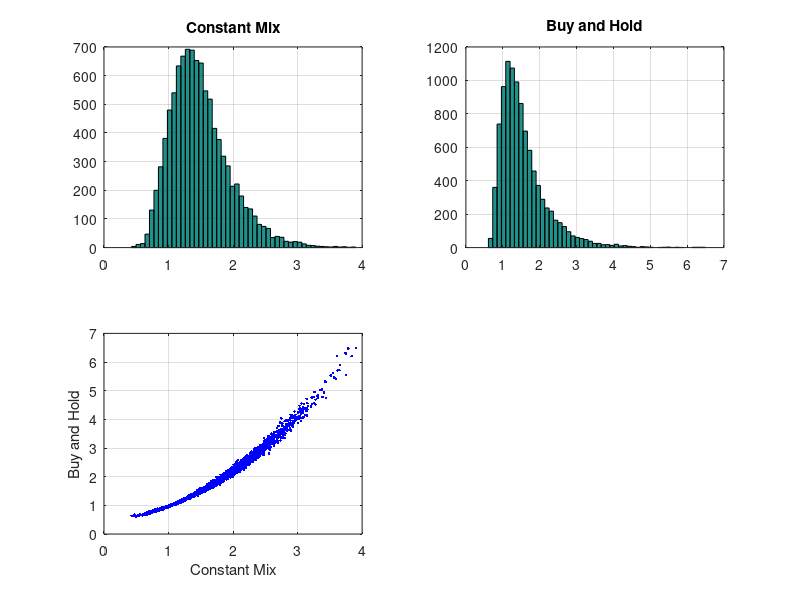

The MATLAB script that drew this image:
%We want to test two possible rebalancing strategies for our portfolio.
%Specifically we want to see if the choice of constant mix vs buy and hold
%produce a significantly diferent return pattern.


%We consider two asset (one high risk, the other low risk)


mr=[0.02 0.003];
sd=[0.1 0.01];
co=0.2;



cm=[1 co;co 1];
covar=corr2cov(sd,cm);

%We use a montecarlo approach to run this simulation considering k random
%iterations

k=10000;
t=36;

%We assume that the assets are jointly normally dsitributed and in each
%random iteration we generate a random series of 12 montly returns
ris=zeros(k,2);
for i=1:k
    %We run a multivariate normal random number generation
    r=mvnrnd(mr,covar,t);
    
    %We initialize the intial portfolio composition of the BH portfolio
    pbh=[0.5 0.5];
    
    %We initialize the portfolio returns vectors
    rcm=zeros(t,1);
    rbh=zeros(t,1);
    
    %We initialize the portfolio value vectors
    cm=[1;zeros(t,1)];
    bh=[1;zeros(t,1)];
    
    
    %We start a second loop where we simulate the portoflio evolution after
    %each montly return
    
    for j=1:t
        
        %We calculate the monthly return of the two portfolios
        rcm(j,1)=mean(r(j,:));
        rbh(j,1)=(pbh*r(j,:)')/sum(pbh);
        
        %We update the composition of the buy and hold portfolio
        pbh=pbh.*(1+r(j,:));
        
        %We calculate the portfolio value at the end of the month
        cm(j+1,1)=cm(j,1)*(1+rcm(j,1));
        bh(j+1,1)=bh(j,1)*(1+rbh(j,1));
    end
    
    
    %we save the terminal portfolio values
    ris(i,1)=cm(t);
    ris(i,2)=bh(t);
    
end

figure

subplot(2,2,1)
hist(ris(:,1),50)
title('Constant Mix')
grid on

subplot(2,2,2)
hist(ris(:,2),50)
title('Buy and Hold')
grid on

subplot (2,2,3)
plot(ris(:,1),ris(:,2),'b.')
xlabel('Constant Mix')
ylabel('Buy and Hold')
grid on
        
